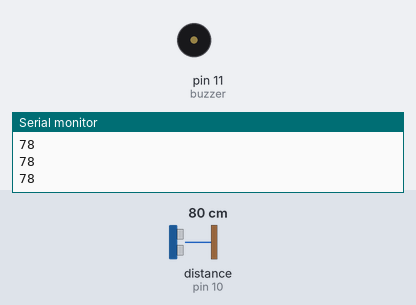
This sketch was run on a simulated Arduino Uno, built with avr-gcc and run on an emulated ATmega328P. Shown: buzzer (waves = sounding), the last lines printed to the serial monitor. Wiring (inferred from the names in the program): ultrasonic range finder: trigger pin 9; echo pin 10. The test bench sets the inputs (shaded band); at power-on: distance to the obstacle (sensor on pin 10) 80 cm. The echo pulse lasts 58.3 µs per cm.

Above: at 1.2 s.
1.3 s: distance to the obstacle (sensor on pin 10) set to 56 cm
2.8 s: distance to the obstacle (sensor on pin 10) set to 45 cm
At 4.0 s:
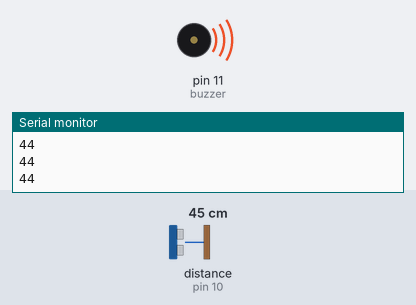
Timing chart, 0 to 5.8 s (numbered marks = the images above; inputs shaded):
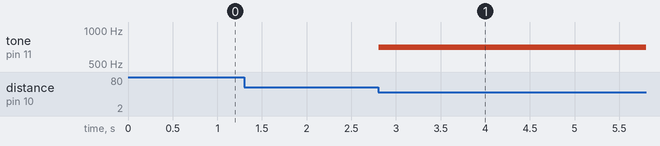

The sketch:

parking_sensor.ino
```cpp
int trigpin = 9;
int echopin = 10;
long duration;
int distance;
int buzzer = 11;

void setup() {
Serial.begin(9600);
pinMode(trigpin, OUTPUT);
pinMode(echopin, INPUT);
}


void loop() {

digitalWrite(trigpin, LOW);  //making sure the pin is at low state at first
delayMicroseconds(2);

digitalWrite(trigpin, HIGH);//realising ultrasonic wave
delayMicroseconds(10);
digitalWrite(trigpin, LOW);

duration = pulseIn(echopin, HIGH);
distance = duration*0.034/2;
Serial.println(distance);
if(distance>50){

  noTone(buzzer);}


if(distance<50 && distance>30){

  tone(buzzer, 700);}

if(distance<30 && distance>20){
  tone(buzzer, 800);}

if(distance<20 && distance>10){
  tone(buzzer, 900);}

if(distance<20){
  tone(buzzer, 1000);}
  }
```

Measured:
- the behaviour switches between 51 and 50 cm on distance to the obstacle (sensor on pin 10) (found by bisection; images 0 and 1)
- after the input at 2.8 s, tone on pin 11 (buzzer): silent → 700 Hz at once
